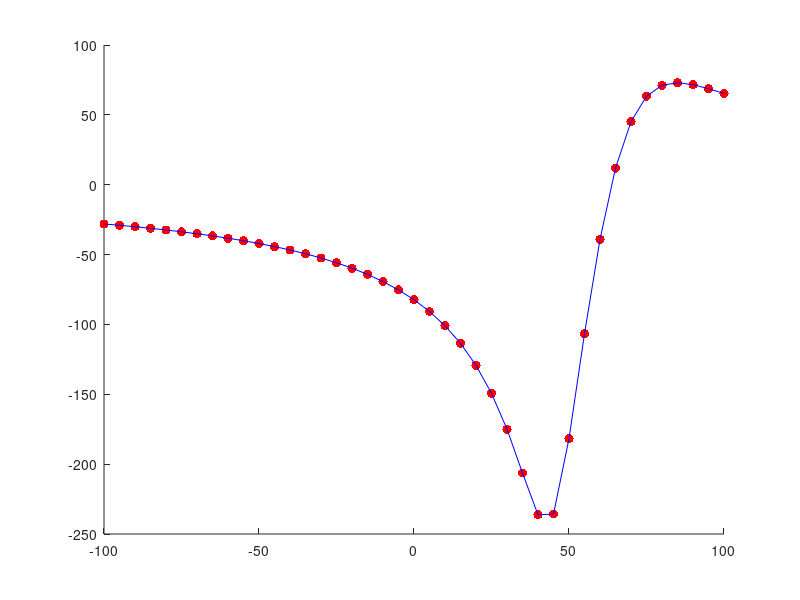

This figure's MATLAB source: (Note: this script raises an error after producing the figure.)
%%1-D Self Potential linear Inversion (Rumus SP forward modelling : El-Kaliboy dan Al-Gami (2009))
%Inclined sheet anomaly
%Mohammad Rheza Zamani
clear all;
clc;
%Parameter
k  = 100; %Amplitudo polarisasi
z = 15; %Kedalaman dari permukaan ke titik tengah sheet
x0 = 55;  % Jarak horizontal dari sheet
alpha = 150; %Sudut inklinasi dari sheet
a = 12; %1/2 jarak lebar dari sheet

%Jarak pengukuran
x = -100:5:100;
%Perhitungan forward modelling
for i = 1 : length(x)
    V(i) = log((((x(i)-x0)-a*cosd(alpha))^2+(z - a*sind(alpha))^2)/((((x(i)-x0)+a*cosd(alpha))^2+(z + a*sind(alpha))^2)));
end

%Inversi
d = V'*k;
m = inv(V*V')*V*d;
dcal = V'*m;

%ERMS
delta_d = d - dcal;
ERMS = sqrt(mean(delta_d.^2));

%Plot forward
figure(1)
hold on
plot(x,d,'r.','MarkerSize',20,'MarkerFaceColor','r');
plot(x,dcal,'b-')
title('1D SP Inclined Sheet Model || ERMS : ', ERMS)
legend({'Forward Model','Inversion Model'},'Location','Southeast')
xlabel('Distance (m)','FontWeight','bold');
ylabel('SP Anomaly (mV)','FontWeight','bold');
hold off
